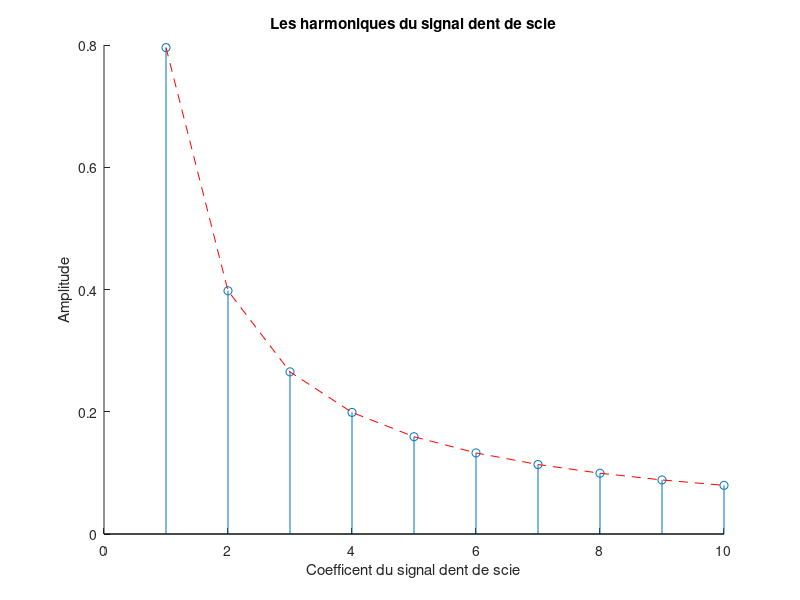
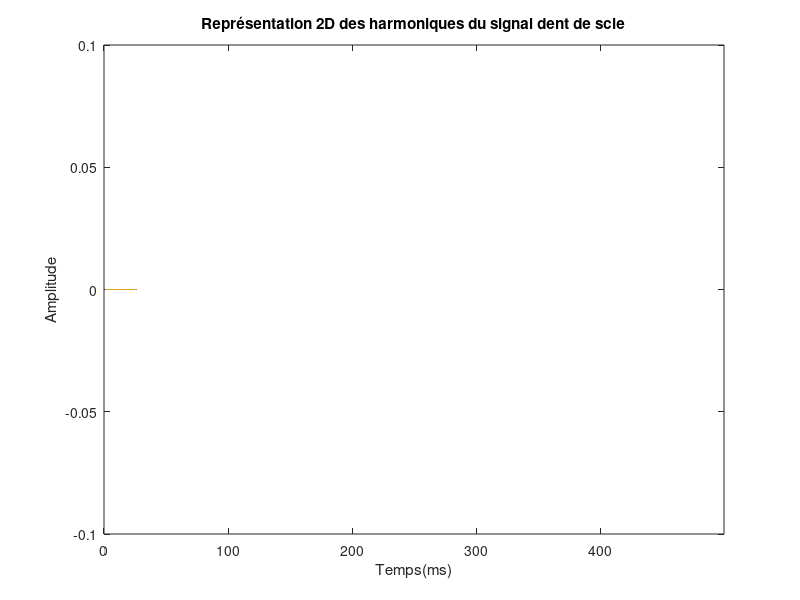
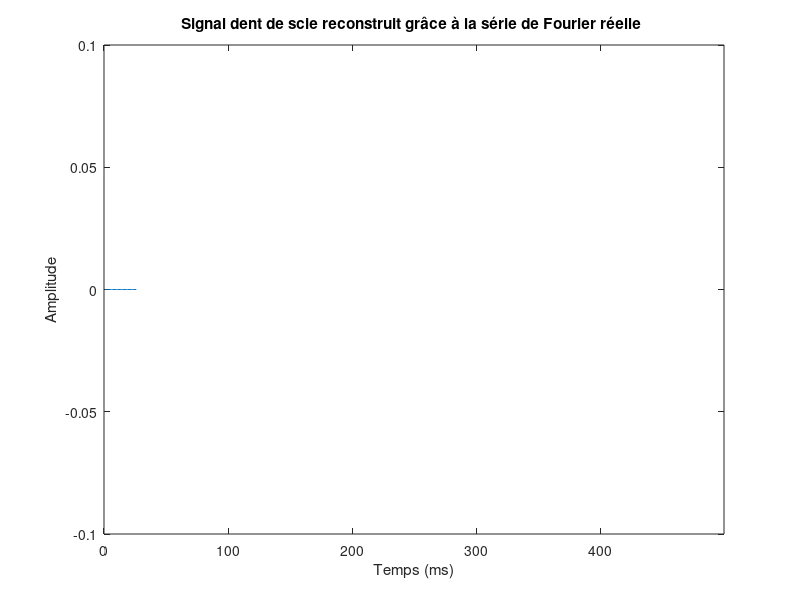
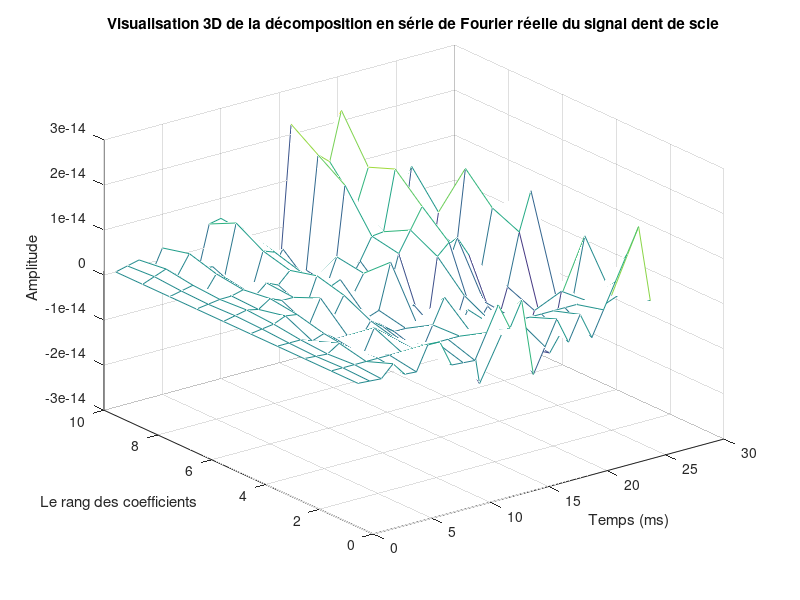

Write the MATLAB code that produced these figures, in order.
function main()
    clear all
    close all
    clc

    Xmax = 499;
    Xmin = 0;
    H = input('Combien d''harmoniques voulez-vous?');
    a = input('Choisissez votre amplitude');
    f = input('Entrez la frequence du signal');
    fe= input('Indiquez la frequence d''echantillonnage');
    fin=input('Donnez la fin de votre vecteur temps');
    t = 0:1/fe:fin;

    [TabConcat, TabDDS, TabReconstr, reconstruction_DDS] = calculateSignals(H, a, f, t);

    plotResults(TabConcat, TabDDS, TabReconstr, reconstruction_DDS, Xmin, Xmax);
end

function [TabConcat, TabDDS, TabReconstr, reconstruction_DDS] = calculateSignals(H, a, f, t)
    TabConcat = zeros(2*H, 1);
    TabDDS = zeros(2*H, length(t));

    for i = 1:2*H
        CoeffDDS = calculateXDDS(a, i);
        TabConcat(i,1) = CoeffDDS;

        HarmoDDS = sin(2*pi*i*f*t);
        TabDDS(i,:) = CoeffDDS*HarmoDDS;
    end

    TabReconstr = cumsum(TabDDS);
    reconstruction_DDS = TabReconstr(2*H,:);
end

function CoeffDDS = calculateXDDS(a, i)
    CoeffDDS = ((-a)/(2*pi*i))*cos(i*pi);
end

function plotResults(TabConcat, TabDDS, TabReconstr, reconstruction_DDS, Xmin, Xmax)
    TabAbsolu = abs(TabConcat(find(abs(TabConcat)>=3.898171832519376e-17)));
    
    figure(1)
    hold on
    stem(abs(TabAbsolu))
    plot(abs(TabAbsolu),'r--')
    title('Les harmoniques du signal dent de scie')
    xlabel('Coefficent du signal dent de scie')
    ylabel('Amplitude')

    figure(2)
    plot(TabReconstr')
    title('Représentation 2D des harmoniques du signal dent de scie')
    xlabel('Temps(ms)')
    ylabel('Amplitude')
    axis([Xmin Xmax min(reconstruction_DDS)-0.1 max(reconstruction_DDS)+0.1])

    figure(3)
    plot(reconstruction_DDS)
    title('Signal dent de scie reconstruit grâce à la série de Fourier réelle ')
    xlabel('Temps (ms)')
    ylabel('Amplitude')
    axis([Xmin Xmax min(reconstruction_DDS)-0.1 max(reconstruction_DDS)+0.1])

    figure(4)
    mesh(TabReconstr)
    title('Visualisation 3D de la décomposition en série de Fourier réelle du signal dent de scie')
    xlabel('Temps (ms)')
    ylabel('Le rang des coefficients')
    zlabel('Amplitude')

    figure(5)
    stem(abs(fft(reconstruction_DDS)))
    axis([Xmin 60 0 160])
    title('Estimation de la TF du signal dent de scie grâce à l''algorithme FFT')
    xlabel('Coefficient du signal triangle')
    ylabel('Amplitude')

    figure(6)
    plot(TabDDS')
    title('Représentation des harmoniques pondérés')
    xlabel('Fréquence')
    ylabel('Amplitude')
    axis([Xmin Xmax+1 -0.7 0.7])

    figure(7)
    mesh(TabDDS)
    title('Rerésentation 3D de la décroissance en 1/n du signal dent de scie')
    xlabel('Le nombre d''harmoniques')
end
